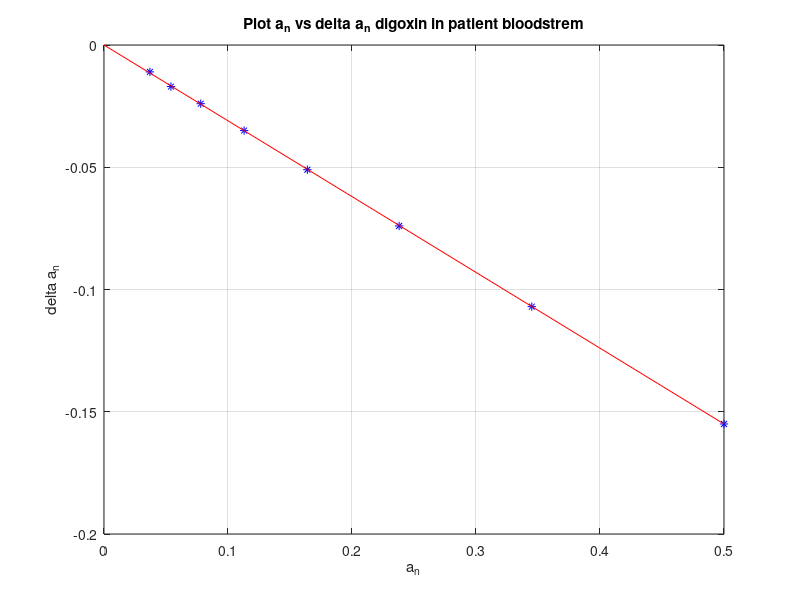

Reproduce this figure in MATLAB.
clc; clear all; close all;
a=[0.5 0.345 0.238 0.164 0.113 0.078 0.054 0.037 0.026];
da=[-0.155 -0.107 -0.074 -0.051 -0.035 -0.024 -0.017 -0.011];
figure(1);
plot(a(1:length(a)-1),da,'b*');
hold on;
n=length(a);
an(1)=a(1);
for i=2:n
  an(i)=0.69*an(i-1);    %keteranagn bawah
  dan(i-1)=-0.31*an(i-1);
end
an(n)=0;
dan(n)=0;
figure(1)
plot(an,dan,'r-');
hold off;
grid on;
xlabel('a_n');
ylabel('delta a_n');
title('Plot a_n vs delta a_n digoxin in patient bloodstrem');

%kemiringan M= Aan/an = -0.107/0.345 = -0.310
%Aan = -0.310*an
% a n+1 - an = -0.310*an
% a n+1 = 0.69 an

% a n+1 - an = -0.310*an
% a n+1 = -0.310*an + an
% a n+1 = an(-0.310+1)
%       = 0.69 an